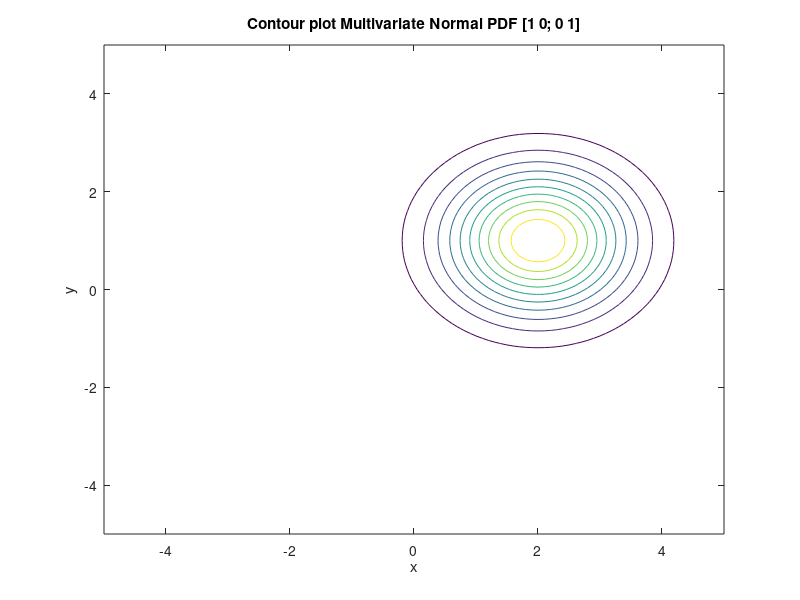
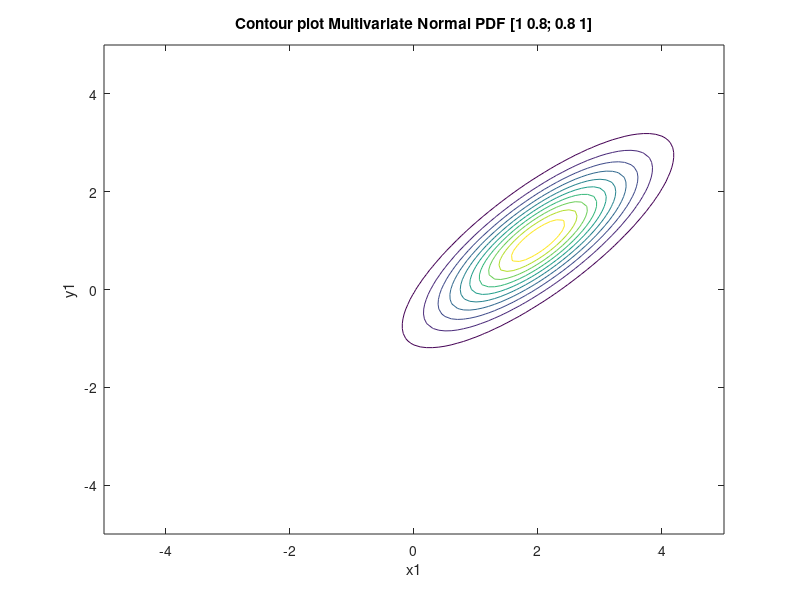
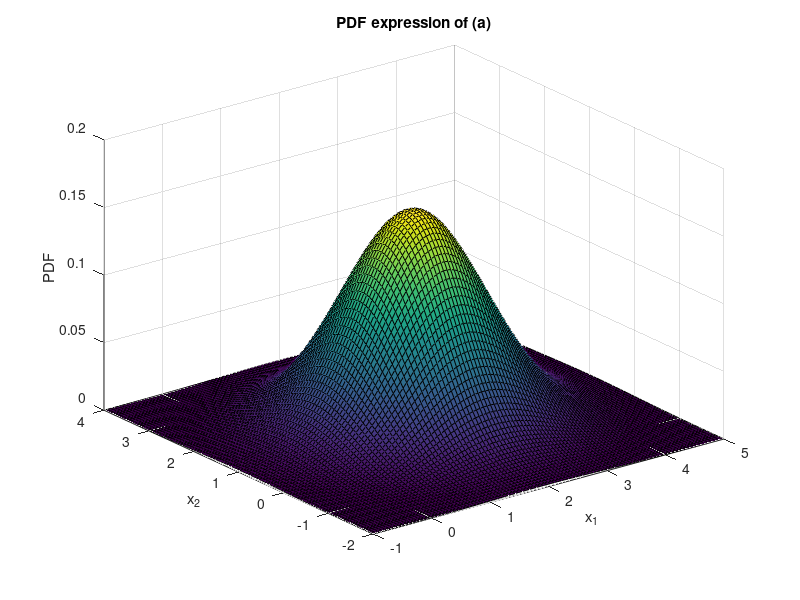
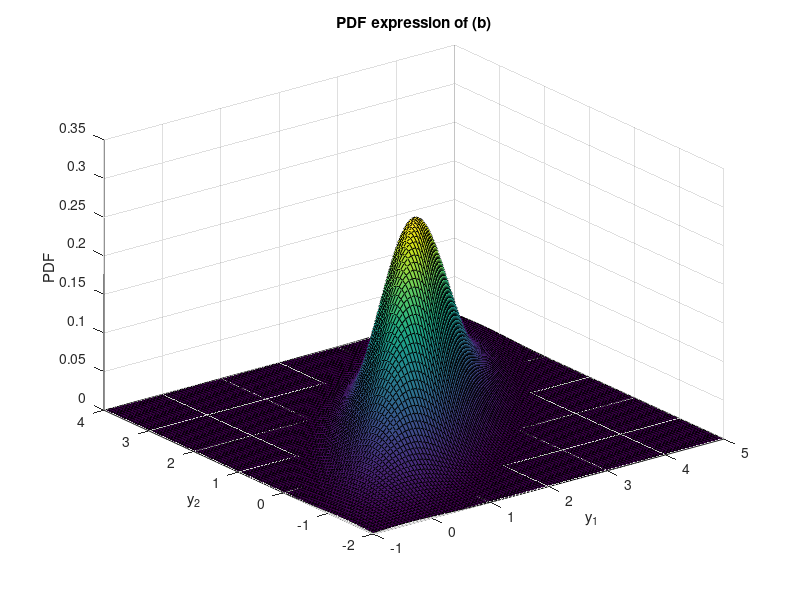

The MATLAB source for these figures, in order:
% Define the mean and covariance matrix
mu = [2; 1];
sigma = [1 0; 0 1];

% Define the range of x and y values
x = -5:0.1:5;
y = -5:0.1:5;

% Create a grid of x and y values
[X,Y] = meshgrid(x,y);

% Compute the pdf values at each point on the grid
Z = mvnpdf([X(:) Y(:)], mu', sigma);

% Reshape the pdf values to the grid shape
Z = reshape(Z, size(X));

% Plot the pdf as a contour plot
figure(1);hold off
contour(X,Y,Z);
xlabel('x');
ylabel('y');
title('Contour plot Multivariate Normal PDF [1 0; 0 1]');

mu1 = [2; 1];
sigma1 = [1 0.8; 0.8 1];

% Define the range of x and y values
x1 = -5:0.1:5;
y1 = -5:0.1:5;

% Create a grid of x and y values
[X1,Y1] = meshgrid(x1,y1);

% Compute the pdf values at each point on the grid
Z1 = mvnpdf([X1(:) Y(:)], mu1', sigma1);

% Reshape the pdf values to the grid shape
Z1 = reshape(Z1, size(X1));

% Plot the pdf as a contour plot
figure(2);hold off
contour(X1,Y1,Z1);
xlabel('x1');
ylabel('y1');
title('Contour plot Multivariate Normal PDF [1 0.8; 0.8 1]');

% Create a grid of points for plotting the PDF
x_1 = linspace(mu(1)-3, mu(1)+3, 100);
x_2 = linspace(mu(2)-3, mu(2)+3, 100);
[X_1,X_2] = meshgrid(x_1,x_2);
X_ = [X_1(:) X_2(:)];

% Evaluate the PDF at each point on the grid
pdf = mvnpdf(X_, mu', sigma);

% Reshape the PDF values back into a grid for plotting
pdf = reshape(pdf, size(X_1));

% Plot the PDF as a 3D surface
figure(3);
surf(X_1,X_2,pdf);
xlabel('x_1');
ylabel('x_2');
zlabel('PDF');
title('PDF expression of (a)');

% Create a grid of points for plotting the PDF
y_1 = linspace(mu1(1)-3, mu1(1)+3, 100);
y_2 = linspace(mu1(2)-3, mu1(2)+3, 100);
[Y_1,Y_2] = meshgrid(y_1,y_2);
Y_ = [Y_1(:) Y_2(:)];

% Evaluate the PDF at each point on the grid
pdf1 = mvnpdf(Y_, mu1', sigma1);

% Reshape the PDF values back into a grid for plotting
pdf1 = reshape(pdf1, size(Y_1));

% Plot the PDF as a 3D surface
figure(4);
surf(Y_1,Y_2,pdf1);
xlabel('y_1');
ylabel('y_2');
zlabel('PDF');
title('PDF expression of (b)');